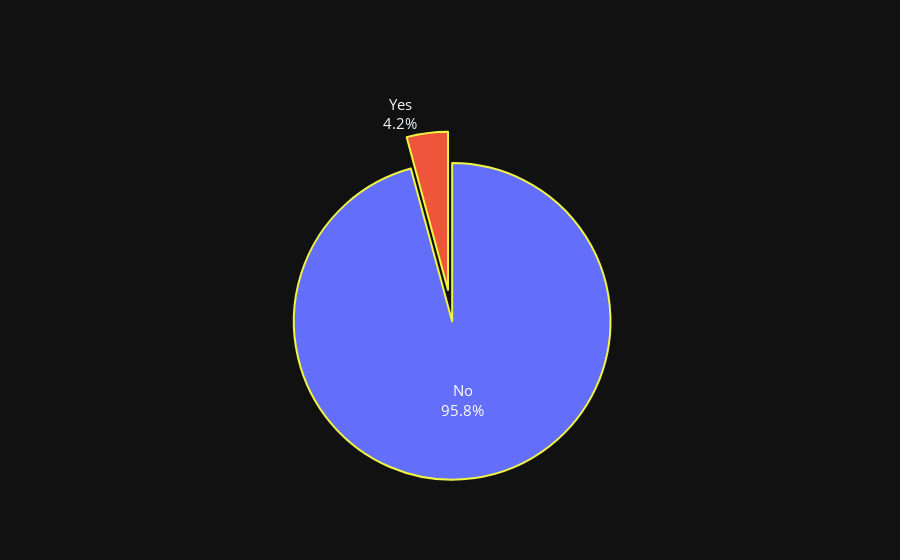

Notebook code for this chart:
### Code cell
fig = go.Figure(data=[go.Pie(labels=['No', 'Yes'],
                             values=[value_counts[False], value_counts[True]],
                             textinfo='label+percent',
                             pull=[0.2, 0, 0]
                             )])

fig.update_traces(hoverinfo='label+value',  textfont_size=15, 
                  marker=dict(line=dict(color='#eff542', width=2)), showlegend=False)

fig.update_layout(template='plotly_dark',
                  font=dict(size=15), 
                  )

fig.show();

### Figure 1 — Plotly figure (JSON) as saved in the notebook; plotly's stock layout.template omitted (floating-point values rounded to 4 significant figures)
{"data": [{"hoverinfo": "label+value", "labels": ["No", "Yes"], "marker": {"line": {"color": "#eff542", "width": 2}}, "pull": [0.2, 0, 0], "showlegend": false, "textfont": {"size": 15}, "textinfo": "label+percent", "type": "pie", "values": [48347, 2121]}], "layout": {"font": {"size": 15}}}
